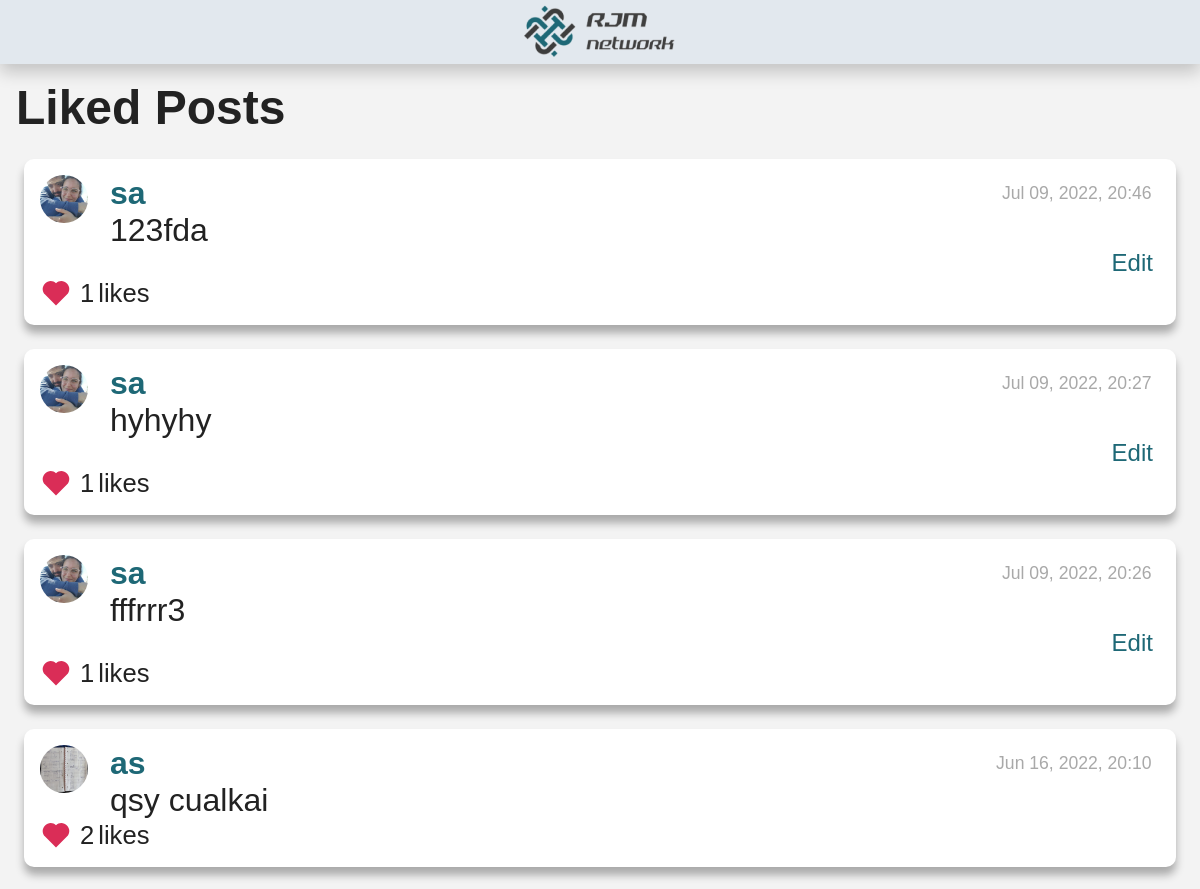
/liked_posts/0/1 (signed in, upper part), run on an earlier commit of the app's database.
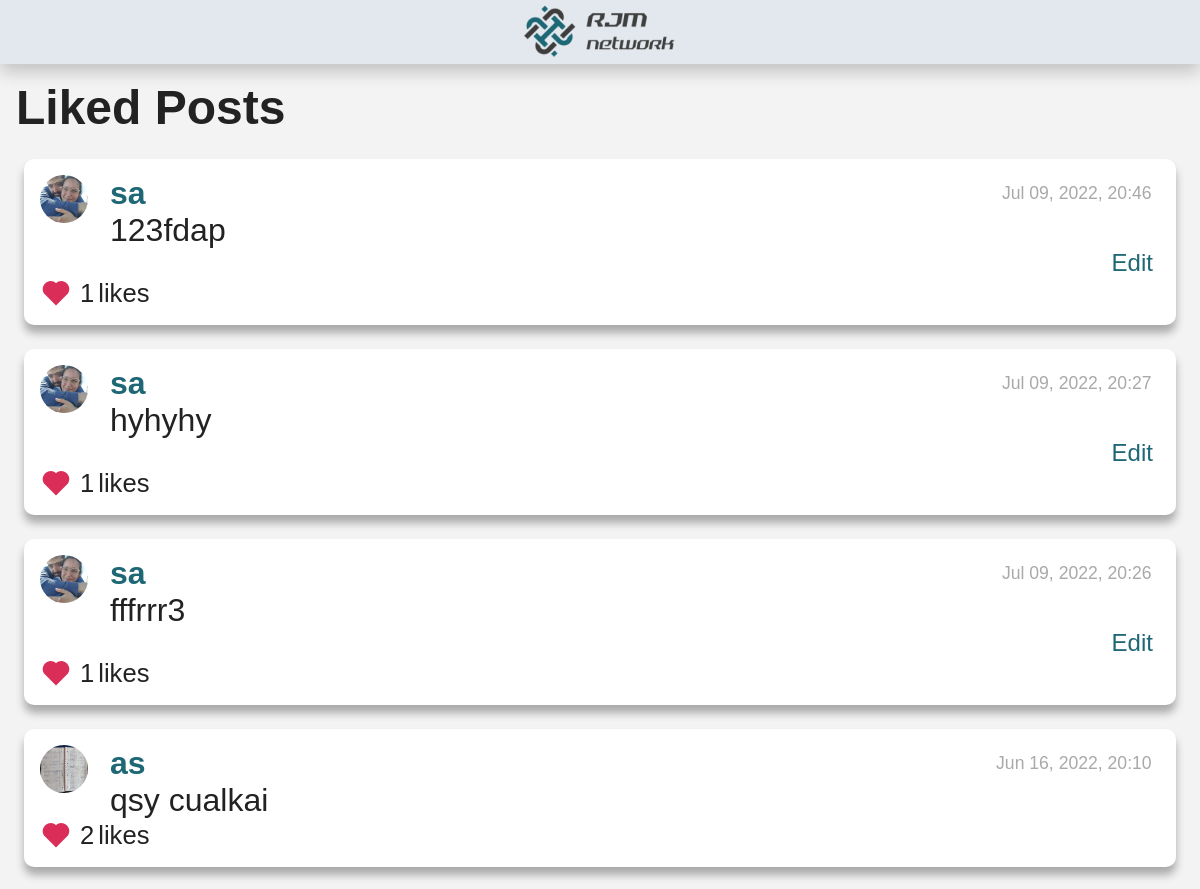
And on a later commit of the database.
### network/models.py (models this page shows, shortened)
class NewPost(models.Model):
    poster = models.ForeignKey(User, on_delete=models.PROTECT, related_name="posts_posted")
    description = models.TextField(blank=False)
    date_added = models.DateTimeField(auto_now_add=True)

class User(AbstractUser):
    header_image = models.ImageField(null=True, blank=True, upload_to="images/")
    pass

### network/views.py (the view, shortened to what this page needs)
# urls.py: path("<str:filter_view>/<int:user_id>/<int:jump_page>", views.postsbox, name="postsbox"),
def postsbox(request, filter_view, user_id, jump_page):
    print("user_id")
    print(user_id)
    print("filter_view")
    print(filter_view)
    if(user_id == 0):
        user_id = request.user.id
    user_poster = User.objects.get(id=user_id)
    all_posts = NewPost.objects.select_related('poster')
    all_posts = all_posts.order_by("-date_added")
    followed_by = None
    followers = None
    user_following = None
    if request.user.id:
        if filter_view == "following":
            follows_filter=[]
            followers = Followers.objects.filter(follower=request.user.id)
            for each_followers_filter in followers:
                follows_filter.append(each_followers_filter.followed.id)
            all_posts=all_posts.filter(poster__in=follows_filter)
        elif filter_view == "liked_posts":
            likers_filter=[]
            likers = Likers.objects.filter(liker=request.user.id)
            for each_likers_filter in likers:
                likers_filter.append(each_likers_filter.post.id)
            all_posts = all_posts.filter(id__in=likers_filter)
    else:
        return render(request, "network/register.html")
    p = Paginator(all_posts, 10)
    list_total_pages = []
    for i in range(1, p.num_pages+1):
        list_total_pages.append(i)
    num_page = jump_page
    page = p.page(num_page)
    page_posts = page.object_list
    all_likers = Likers.objects.all()
    posters_id = []
    for post in page_posts:
        if post.poster.id not in posters_id:
            posters_id.append(post.poster.id)
        post.date_added = (post.date_added.strftime("%b %d, %Y, %H:%M"))
        post.number_likes=0
        likers = all_likers.filter(post=post.id)
        likers_id = []
        for each_liker in likers:
            post.likers = each_liker.liker.all()
            post.number_likes = each_liker.liker.count()
            for each in each_liker.liker.all():
                likers_id.append(each.id)
            post.likers_id = likers_id
    users=User.objects.filter(id__in=posters_id)
    user_color = {}
    colors_list = ["C37D7D", "FC792F", "4950F8", "EBFC2F", "15A2F1", "58FC2F", "36F9E1", "2ECF65", "B549F8", "FF83EB", "FCCF2F"]
    for j in users:
        user_color[j.id] = random.choice(colors_list)
        colors_list.remove(user_color[j.id])
    return render(request, "network/"+filter_view+".html", {
        "all_posts": page_posts,
        "users": users,
        "list_total_pages": list_total_pages,
        "user_color": user_color,
        "p_actual": num_page,
        "p_last": p.num_pages,
        "poster":user_poster,
        "followed_by":followed_by,
        "followers":followers,
        "user_following":user_following,
    })

### network/templatetags/network_extras.py (called while the page is built)
@register.filter
def keyvalue(dict, key):
    if(key==None):
        key=1
    return dict[key]

### network/templates/network/liked_posts.html (shortened to what this page needs)
{% extends "network/layout.html" %}
{% load static %}
{% load network_extras %}
{% block body %}
<h3>Liked Posts</h3>
    <div id="all_posts_view">
        <div id="page_0">
            {% if all_posts %}
                {% for post in all_posts %}
                    <div id="posts_style">
                        <div id="posts-flex-order">
                            <div id="posts-flex-order-child1">
                                {% if post.poster.header_image %}
                                    <img class="posts_profile_picture" alt="Image not found" src="/media/{{ post.poster.header_image }}">
                                {% endif %}
                            </div>
                            <div id="posts-flex-order-child2">
                                <div id="posts-first-line">
                                    <a id="profile"  href="{% url 'postsbox' 'profile' post.poster.id 1 %}">{{ post.poster }}</a>
                                    <div id="post-{{post.date_added}}" class="date_post"> {{ post.date_added }}</div>
                                </div>
                                <div id="post-description-{{post.id}}" class="description_post"> {{ post.description }} </div>
                                {% if post.poster.id == user.id %}
                                    <div id="edit" onclick="edit_field('{{ post.id }}')">Edit</div>
                                {% endif %}
                            </div>
                        </div>
                        <div id="like_complete">
                            {% if user.id in post.likers_id %}
                                <button class="yes_button" id="like-btn-{{post.id}}" value="heart_full" onclick="like('{{ post.id }}')">
                                    <svg id="heart-img-{{ post.id }}" alt="jacket" width="40" height="40" viewBox="0 0 40 40" fill="none" xmlns="http://www.w3.org/2000/svg">
                                        <path d="M33.6751 7.9851C32.7561 7.05963 31.6632 6.32493 30.4593 5.82324C29.2555 5.32155 27.9643 5.06277 26.6601 5.06177C24.1931 5.06217 21.8162 5.98889 20 7.65843C18.1841 5.98861 15.8071 5.06185 13.34 5.06177C12.0343 5.06313 10.7417 5.3227 9.53661 5.82555C8.33155 6.3284 7.23783 7.06459 6.31838 7.99177C2.39672 11.9301 2.39838 18.0901 6.32172 22.0118L20 35.6901L33.6784 22.0118C37.6017 18.0901 37.6034 11.9301 33.6751 7.9851Z" fill="#DA2D57"/>
                                    </svg>
                                </button>
                            {% endif %}
                            <div id="like-count-{{post.id}}" class="d-inline-block">{{post.number_likes}} </div> likes
                        </div>
                    </div>
                {% endfor %}
            {% else %}
                <li>no post</li>
            {% endif %}
        </div>
    </div>
{% endblock %}

### network/templates/network/layout.html (shortened to what this page needs)
{% load static %}
{% load network_extras %}
<!DOCTYPE html>
<html lang="en">
    <head>
        <link href="{% static 'network/styles.css' %}" rel="stylesheet">
    </head>
    <body>
        <header class="header">
            <img class="logo" src="{% static 'assets/logo1-removebg-preview 2.png' %}" alt="Logo_page">
        </header>
        <div class="body">
            {% block body %}
            {% endblock %}
        </div>
    </body>
</html>

### network/static/network/styles.css (style rules this page uses)
#posts-flex-order { display: flex; flex-direction: row; }
#posts-flex-order-child1 { width: 70px; }
#posts-flex-order-child2 { width: 93%; display: flex; flex-direction: column; }
#posts-first-line { display: flex; flex-direction: row; align-items: center; justify-content: space-between; }
.posts_profile_picture { margin-right: .5rem; height: 1.5rem; width: 1.5rem; border-radius: 50%; }
#profile { font-weight:bold; }
.date_post { font-size: 55%; color:darkgray; }
.description_post { word-wrap: break-word; }
#edit { align-self:flex-end; font-size: 75%; width:40px; color: var(--link-color); }
#like_complete { display: flex; flex-direction: row; align-items: center; font-size: 80%; }
.yes_button { all: unset; height: 1rem; margin-right: 8px; cursor: pointer; }
.yes_button svg { width: 1rem; height: 1rem; }
.d-inline-block { margin-right: 4px; }
:root { --white-color: #ffffff; --black-color: #000000; --white-alpha-color: rgba(255, 255, 255, 0.5); --black-alpha-color: rgba(0, 0, 0, 0.3); --black-alpha-color2: rgba(0, 0, 0, 0.5); --gray-color: #ccc; --gray-dark-color: #555; --gray-light-color: #f3f3f3; --text-color: #222; --gray-blue: #D5DBE1; --gray-blue-2: #E2E8EE; --gray-light-2: #3d509f; --black-logo: #3D3D3D; --pink-color: #DA2D57; --yellow-color: #AAAD00; --blue-color: #0013C2; --green-color: #2B8800; --orange-color: #FF8A00; --pic-user-logued-color: #00BAAF; --link-color: #1E6876; --link-dark-color: #144852; --link-light-color: #2d9cb3; --font: "Ubuntu", sans-serif; --max-width: 1200px; --header-height: 2rem; --search-height: 1.3rem; }
html { box-sizing: border-box; font-family: var(--font); font-size: 2rem; scroll-behavior: smooth; overflow-y: scroll; }
*, *::after, *::before { box-sizing: inherit; }
body { margin: 0; overflow-x: hidden; color: var(--text-color); background-color: var(--gray-light-color); }
a { color: var(--link-color); text-decoration: none; transition: all ease-out; }
h3 { margin: 0; font-size: 1.5rem; }
.header { position: fixed; left: 0; top: 0; width: 100%; height: var(--header-height); background-color: var(--gray-blue-2); color: var(--white-color); display: flex; justify-content: center; align-items: center; box-shadow: 0px 8px 16px 0px rgba(0,0,0,0.2); z-index: 990; }
body { margin: var(--header-height) 0; padding: .5rem; }
#posts_style { margin: 24px 8px; padding: 16px; background-color: var(--white-color); border-radius: 10px; box-shadow: 0px 8px 8px 0px rgba(0,0,0,0.3); }
::placeholder { color: var(--gray-color); opacity: 1; }

What changed in the data, as far as the page shows it:
changed NewPost: description "123fda" → "123fdap"
